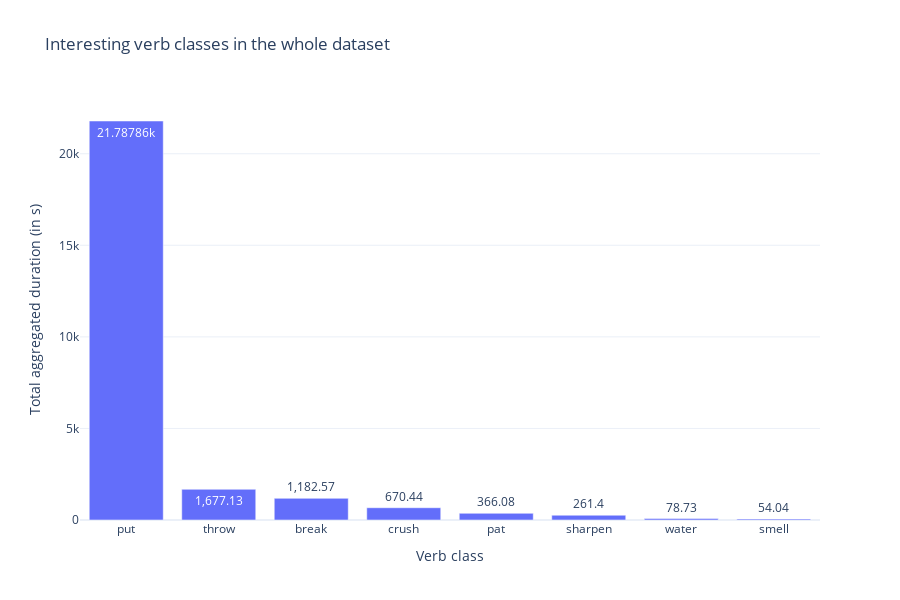

Source (notebook cell):
### Markdown cell above
Now we plot the distribution of instances of the selected verb classes in the dataset

### Code cell
px.bar(
    agg_df.loc[INTERESTING_VERB_CLASSES_IDS].sort_values(
        "duration_in_s", ascending=False
    ),
    x="verb_class_name",
    y="duration_in_s",
    labels={
        "verb_class_name": "Verb class",
        "duration_in_s": "Total aggregated duration (in s)",
    },
    title="Interesting verb classes in the whole dataset",
    text="duration_in_s",
    template="plotly_white",
    text_auto=True,
    height=600,
)

### Figure 1 — Plotly figure (JSON) as saved in the notebook; plotly's stock layout.template omitted (floating-point values rounded to 4 significant figures)
{"data": [{"alignmentgroup": "True", "hovertemplate": "Verb class=%{x}<br>Total aggregated duration (in s)=%{text}<extra></extra>", "legendgroup": "", "marker": {"color": "#636efa", "pattern": {"shape": ""}}, "name": "", "offsetgroup": "", "orientation": "v", "showlegend": false, "text": [21790.0, 1677.0, 1183.0, 670.4, 366.1, 261.4, 78.73, 54.04], "textposition": "auto", "texttemplate": "%{y}", "type": "bar", "x": ["put", "throw", "break", "crush", "pat", "sharpen", "water", "smell"], "xaxis": "x", "y": [21790.0, 1677.0, 1183.0, 670.4, 366.1, 261.4, 78.73, 54.04], "yaxis": "y"}], "layout": {"barmode": "relative", "height": 600, "legend": {"tracegroupgap": 0}, "title": {"text": "Interesting verb classes in the whole dataset"}, "xaxis": {"anchor": "y", "domain": [0, 1], "title": {"text": "Verb class"}}, "yaxis": {"anchor": "x", "domain": [0, 1], "title": {"text": "Total aggregated duration (in s)"}}}}
